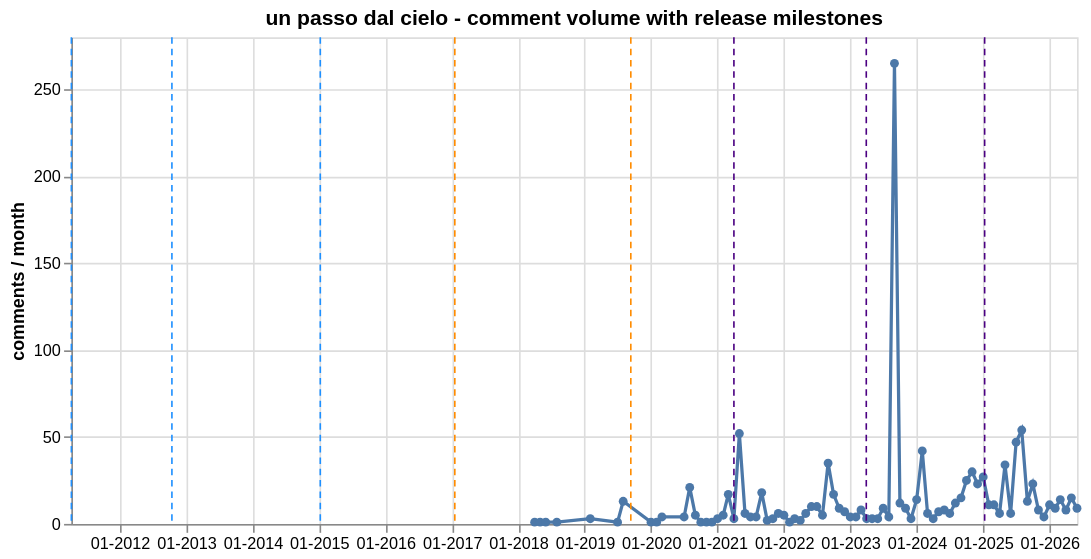

Express this chart as Vega-Lite.
### Vega-Lite specification from a JSON file in a GitHub repository (floating-point values rounded to 4 significant figures)
{"$schema": "https://vega.github.io/schema/vega-lite/v6.1.0.json", "config": {"view": {"continuousHeight": 300, "continuousWidth": 300}}, "datasets": {"data-41430e4f94b13e9e7f89690bd7aa12ac": [{"date": "2018-04-01T00:00:00", "month": "2018-04", "months_from_release": 84.0, "n_comments": 1, "n_detected": 0, "n_ref_lex": 0, "produzione": "un passo dal cielo", "ref_rate_detected": 0.0, "ref_rate_lex": 0.0, "sim_mean": 0.7463, "tipo": "serie_ita"}, {"date": "2018-05-01T00:00:00", "month": "2018-05", "months_from_release": 85.0, "n_comments": 1, "n_detected": 0, "n_ref_lex": 0, "produzione": "un passo dal cielo", "ref_rate_detected": 0.0, "ref_rate_lex": 0.0, "sim_mean": 0.7781, "tipo": "serie_ita"}, {"date": "2018-06-01T00:00:00", "month": "2018-06", "months_from_release": 86.0, "n_comments": 1, "n_detected": 0, "n_ref_lex": 0, "produzione": "un passo dal cielo", "ref_rate_detected": 0.0, "ref_rate_lex": 0.0, "sim_mean": 0.7886, "tipo": "serie_ita"}, {"date": "2018-08-01T00:00:00", "month": "2018-08", "months_from_release": 88.0, "n_comments": 1, "n_detected": 1, "n_ref_lex": 0, "produzione": "un passo dal cielo", "ref_rate_detected": 1.0, "ref_rate_lex": 0.0, "sim_mean": 0.8083, "tipo": "serie_ita"}, {"date": "2019-02-01T00:00:00", "month": "2019-02", "months_from_release": 94.0, "n_comments": 3, "n_detected": 0, "n_ref_lex": 0, "produzione": "un passo dal cielo", "ref_rate_detected": 0.0, "ref_rate_lex": 0.0, "sim_mean": 0.7898, "tipo": "serie_ita"}, {"date": "2019-07-01T00:00:00", "month": "2019-07", "months_from_release": 99.0, "n_comments": 1, "n_detected": 0, "n_ref_lex": 0, "produzione": "un passo dal cielo", "ref_rate_detected": 0.0, "ref_rate_lex": 0.0, "sim_mean": 0.7699, "tipo": "serie_ita"}, {"date": "2019-08-01T00:00:00", "month": "2019-08", "months_from_release": 100.0, "n_comments": 13, "n_detected": 2, "n_ref_lex": 0, "produzione": "un passo dal cielo", "ref_rate_detected": 0.1538, "ref_rate_lex": 0.0, "sim_mean": 0.7879, "tipo": "serie_ita"}, {"date": "2020-01-01T00:00:00", "month": "2020-01", "months_from_release": 105.0, "n_comments": 1, "n_detected": 0, "n_ref_lex": 0, "produzione": "un passo dal cielo", "ref_rate_detected": 0.0, "ref_rate_lex": 0.0, "sim_mean": 0.7828, "tipo": "serie_ita"}, {"date": "2020-02-01T00:00:00", "month": "2020-02", "months_from_release": 106.0, "n_comments": 1, "n_detected": 0, "n_ref_lex": 0, "produzione": "un passo dal cielo", "ref_rate_detected": 0.0, "ref_rate_lex": 0.0, "sim_mean": 0.7659, "tipo": "serie_ita"}, {"date": "2020-03-01T00:00:00", "month": "2020-03", "months_from_release": 107.0, "n_comments": 4, "n_detected": 0, "n_ref_lex": 0, "produzione": "un passo dal cielo", "ref_rate_detected": 0.0, "ref_rate_lex": 0.0, "sim_mean": 0.7847, "tipo": "serie_ita"}, {"date": "2020-07-01T00:00:00", "month": "2020-07", "months_from_release": 111.0, "n_comments": 4, "n_detected": 0, "n_ref_lex": 0, "produzione": "un passo dal cielo", "ref_rate_detected": 0.0, "ref_rate_lex": 0.0, "sim_mean": 0.7808, "tipo": "serie_ita"}, {"date": "2020-08-01T00:00:00", "month": "2020-08", "months_from_release": 112.0, "n_comments": 21, "n_detected": 0, "n_ref_lex": 0, "produzione": "un passo dal cielo", "ref_rate_detected": 0.0, "ref_rate_lex": 0.0, "sim_mean": 0.7674, "tipo": "serie_ita"}, {"date": "2020-09-01T00:00:00", "month": "2020-09", "months_from_release": 113.0, "n_comments": 5, "n_detected": 2, "n_ref_lex": 0, "produzione": "un passo dal cielo", "ref_rate_detected": 0.4, "ref_rate_lex": 0.0, "sim_mean": 0.7793, "tipo": "serie_ita"}, {"date": "2020-10-01T00:00:00", "month": "2020-10", "months_from_release": 114.0, "n_comments": 1, "n_detected": 0, "n_ref_lex": 0, "produzione": "un passo dal cielo", "ref_rate_detected": 0.0, "ref_rate_lex": 0.0, "sim_mean": 0.7338, "tipo": "serie_ita"}, {"date": "2020-11-01T00:00:00", "month": "2020-11", "months_from_release": 115.0, "n_comments": 1, "n_detected": 0, "n_ref_lex": 0, "produzione": "un passo dal cielo", "ref_rate_detected": 0.0, "ref_rate_lex": 0.0, "sim_mean": 0.79, "tipo": "serie_ita"}, {"date": "2020-12-01T00:00:00", "month": "2020-12", "months_from_release": 116.0, "n_comments": 1, "n_detected": 0, "n_ref_lex": 0, "produzione": "un passo dal cielo", "ref_rate_detected": 0.0, "ref_rate_lex": 0.0, "sim_mean": 0.742, "tipo": "serie_ita"}, {"date": "2021-01-01T00:00:00", "month": "2021-01", "months_from_release": 117.0, "n_comments": 3, "n_detected": 0, "n_ref_lex": 0, "produzione": "un passo dal cielo", "ref_rate_detected": 0.0, "ref_rate_lex": 0.0, "sim_mean": 0.7706, "tipo": "serie_ita"}, {"date": "2021-02-01T00:00:00", "month": "2021-02", "months_from_release": 118.0, "n_comments": 5, "n_detected": 0, "n_ref_lex": 0, "produzione": "un passo dal cielo", "ref_rate_detected": 0.0, "ref_rate_lex": 0.0, "sim_mean": 0.7514, "tipo": "serie_ita"}, {"date": "2021-03-01T00:00:00", "month": "2021-03", "months_from_release": 119.0, "n_comments": 17, "n_detected": 1, "n_ref_lex": 0, "produzione": "un passo dal cielo", "ref_rate_detected": 0.05882, "ref_rate_lex": 0.0, "sim_mean": 0.7819, "tipo": "serie_ita"}, {"date": "2021-04-01T00:00:00", "month": "2021-04", "months_from_release": 120.0, "n_comments": 3, "n_detected": 0, "n_ref_lex": 0, "produzione": "un passo dal cielo", "ref_rate_detected": 0.0, "ref_rate_lex": 0.0, "sim_mean": 0.7814, "tipo": "serie_ita"}, {"date": "2021-05-01T00:00:00", "month": "2021-05", "months_from_release": 121.0, "n_comments": 52, "n_detected": 1, "n_ref_lex": 0, "produzione": "un passo dal cielo", "ref_rate_detected": 0.01923, "ref_rate_lex": 0.0, "sim_mean": 0.7814, "tipo": "serie_ita"}, {"date": "2021-06-01T00:00:00", "month": "2021-06", "months_from_release": 122.0, "n_comments": 6, "n_detected": 0, "n_ref_lex": 0, "produzione": "un passo dal cielo", "ref_rate_detected": 0.0, "ref_rate_lex": 0.0, "sim_mean": 0.7709, "tipo": "serie_ita"}, {"date": "2021-07-01T00:00:00", "month": "2021-07", "months_from_release": 123.0, "n_comments": 4, "n_detected": 0, "n_ref_lex": 1, "produzione": "un passo dal cielo", "ref_rate_detected": 0.0, "ref_rate_lex": 0.25, "sim_mean": 0.7534, "tipo": "serie_ita"}, {"date": "2021-08-01T00:00:00", "month": "2021-08", "months_from_release": 124.0, "n_comments": 4, "n_detected": 0, "n_ref_lex": 0, "produzione": "un passo dal cielo", "ref_rate_detected": 0.0, "ref_rate_lex": 0.0, "sim_mean": 0.7661, "tipo": "serie_ita"}, {"date": "2021-09-01T00:00:00", "month": "2021-09", "months_from_release": 125.0, "n_comments": 18, "n_detected": 0, "n_ref_lex": 0, "produzione": "un passo dal cielo", "ref_rate_detected": 0.0, "ref_rate_lex": 0.0, "sim_mean": 0.7729, "tipo": "serie_ita"}, {"date": "2021-10-01T00:00:00", "month": "2021-10", "months_from_release": 126.0, "n_comments": 2, "n_detected": 0, "n_ref_lex": 0, "produzione": "un passo dal cielo", "ref_rate_detected": 0.0, "ref_rate_lex": 0.0, "sim_mean": 0.7673, "tipo": "serie_ita"}, {"date": "2021-11-01T00:00:00", "month": "2021-11", "months_from_release": 127.0, "n_comments": 3, "n_detected": 0, "n_ref_lex": 0, "produzione": "un passo dal cielo", "ref_rate_detected": 0.0, "ref_rate_lex": 0.0, "sim_mean": 0.7871, "tipo": "serie_ita"}, {"date": "2021-12-01T00:00:00", "month": "2021-12", "months_from_release": 128.0, "n_comments": 6, "n_detected": 0, "n_ref_lex": 0, "produzione": "un passo dal cielo", "ref_rate_detected": 0.0, "ref_rate_lex": 0.0, "sim_mean": 0.7629, "tipo": "serie_ita"}, {"date": "2022-01-01T00:00:00", "month": "2022-01", "months_from_release": 129.0, "n_comments": 5, "n_detected": 0, "n_ref_lex": 0, "produzione": "un passo dal cielo", "ref_rate_detected": 0.0, "ref_rate_lex": 0.0, "sim_mean": 0.7415, "tipo": "serie_ita"}, {"date": "2022-02-01T00:00:00", "month": "2022-02", "months_from_release": 130.0, "n_comments": 1, "n_detected": 0, "n_ref_lex": 0, "produzione": "un passo dal cielo", "ref_rate_detected": 0.0, "ref_rate_lex": 0.0, "sim_mean": 0.7352, "tipo": "serie_ita"}, {"date": "2022-03-01T00:00:00", "month": "2022-03", "months_from_release": 131.0, "n_comments": 3, "n_detected": 0, "n_ref_lex": 0, "produzione": "un passo dal cielo", "ref_rate_detected": 0.0, "ref_rate_lex": 0.0, "sim_mean": 0.7375, "tipo": "serie_ita"}, {"date": "2022-04-01T00:00:00", "month": "2022-04", "months_from_release": 132.0, "n_comments": 2, "n_detected": 0, "n_ref_lex": 0, "produzione": "un passo dal cielo", "ref_rate_detected": 0.0, "ref_rate_lex": 0.0, "sim_mean": 0.7418, "tipo": "serie_ita"}, {"date": "2022-05-01T00:00:00", "month": "2022-05", "months_from_release": 133.0, "n_comments": 6, "n_detected": 0, "n_ref_lex": 0, "produzione": "un passo dal cielo", "ref_rate_detected": 0.0, "ref_rate_lex": 0.0, "sim_mean": 0.767, "tipo": "serie_ita"}, {"date": "2022-06-01T00:00:00", "month": "2022-06", "months_from_release": 134.0, "n_comments": 10, "n_detected": 0, "n_ref_lex": 0, "produzione": "un passo dal cielo", "ref_rate_detected": 0.0, "ref_rate_lex": 0.0, "sim_mean": 0.7445, "tipo": "serie_ita"}, {"date": "2022-07-01T00:00:00", "month": "2022-07", "months_from_release": 135.0, "n_comments": 10, "n_detected": 0, "n_ref_lex": 0, "produzione": "un passo dal cielo", "ref_rate_detected": 0.0, "ref_rate_lex": 0.0, "sim_mean": 0.7499, "tipo": "serie_ita"}, {"date": "2022-08-01T00:00:00", "month": "2022-08", "months_from_release": 136.0, "n_comments": 5, "n_detected": 2, "n_ref_lex": 0, "produzione": "un passo dal cielo", "ref_rate_detected": 0.4, "ref_rate_lex": 0.0, "sim_mean": 0.7713, "tipo": "serie_ita"}, {"date": "2022-09-01T00:00:00", "month": "2022-09", "months_from_release": 137.0, "n_comments": 35, "n_detected": 1, "n_ref_lex": 0, "produzione": "un passo dal cielo", "ref_rate_detected": 0.02857, "ref_rate_lex": 0.0, "sim_mean": 0.7735, "tipo": "serie_ita"}, {"date": "2022-10-01T00:00:00", "month": "2022-10", "months_from_release": 138.0, "n_comments": 17, "n_detected": 0, "n_ref_lex": 0, "produzione": "un passo dal cielo", "ref_rate_detected": 0.0, "ref_rate_lex": 0.0, "sim_mean": 0.7728, "tipo": "serie_ita"}, {"date": "2022-11-01T00:00:00", "month": "2022-11", "months_from_release": 139.0, "n_comments": 9, "n_detected": 0, "n_ref_lex": 0, "produzione": "un passo dal cielo", "ref_rate_detected": 0.0, "ref_rate_lex": 0.0, "sim_mean": 0.7681, "tipo": "serie_ita"}, {"date": "2022-12-01T00:00:00", "month": "2022-12", "months_from_release": 140.0, "n_comments": 7, "n_detected": 0, "n_ref_lex": 0, "produzione": "un passo dal cielo", "ref_rate_detected": 0.0, "ref_rate_lex": 0.0, "sim_mean": 0.7603, "tipo": "serie_ita"}, {"date": "2023-01-01T00:00:00", "month": "2023-01", "months_from_release": 141.0, "n_comments": 4, "n_detected": 0, "n_ref_lex": 0, "produzione": "un passo dal cielo", "ref_rate_detected": 0.0, "ref_rate_lex": 0.0, "sim_mean": 0.7683, "tipo": "serie_ita"}, {"date": "2023-02-01T00:00:00", "month": "2023-02", "months_from_release": 142.0, "n_comments": 4, "n_detected": 0, "n_ref_lex": 0, "produzione": "un passo dal cielo", "ref_rate_detected": 0.0, "ref_rate_lex": 0.0, "sim_mean": 0.7761, "tipo": "serie_ita"}, {"date": "2023-03-01T00:00:00", "month": "2023-03", "months_from_release": 143.0, "n_comments": 8, "n_detected": 0, "n_ref_lex": 0, "produzione": "un passo dal cielo", "ref_rate_detected": 0.0, "ref_rate_lex": 0.0, "sim_mean": 0.7611, "tipo": "serie_ita"}, {"date": "2023-04-01T00:00:00", "month": "2023-04", "months_from_release": 144.0, "n_comments": 3, "n_detected": 0, "n_ref_lex": 0, "produzione": "un passo dal cielo", "ref_rate_detected": 0.0, "ref_rate_lex": 0.0, "sim_mean": 0.7666, "tipo": "serie_ita"}, {"date": "2023-05-01T00:00:00", "month": "2023-05", "months_from_release": 145.0, "n_comments": 3, "n_detected": 0, "n_ref_lex": 0, "produzione": "un passo dal cielo", "ref_rate_detected": 0.0, "ref_rate_lex": 0.0, "sim_mean": 0.7747, "tipo": "serie_ita"}, {"date": "2023-06-01T00:00:00", "month": "2023-06", "months_from_release": 146.0, "n_comments": 3, "n_detected": 0, "n_ref_lex": 0, "produzione": "un passo dal cielo", "ref_rate_detected": 0.0, "ref_rate_lex": 0.0, "sim_mean": 0.7656, "tipo": "serie_ita"}, {"date": "2023-07-01T00:00:00", "month": "2023-07", "months_from_release": 147.0, "n_comments": 9, "n_detected": 0, "n_ref_lex": 0, "produzione": "un passo dal cielo", "ref_rate_detected": 0.0, "ref_rate_lex": 0.0, "sim_mean": 0.7566, "tipo": "serie_ita"}, {"date": "2023-08-01T00:00:00", "month": "2023-08", "months_from_release": 148.0, "n_comments": 4, "n_detected": 0, "n_ref_lex": 0, "produzione": "un passo dal cielo", "ref_rate_detected": 0.0, "ref_rate_lex": 0.0, "sim_mean": 0.7514, "tipo": "serie_ita"}, {"date": "2023-09-01T00:00:00", "month": "2023-09", "months_from_release": 149.0, "n_comments": 265, "n_detected": 0, "n_ref_lex": 0, "produzione": "un passo dal cielo", "ref_rate_detected": 0.0, "ref_rate_lex": 0.0, "sim_mean": 0.7664, "tipo": "serie_ita"}, {"date": "2023-10-01T00:00:00", "month": "2023-10", "months_from_release": 150.0, "n_comments": 12, "n_detected": 0, "n_ref_lex": 0, "produzione": "un passo dal cielo", "ref_rate_detected": 0.0, "ref_rate_lex": 0.0, "sim_mean": 0.7685, "tipo": "serie_ita"}, {"date": "2023-11-01T00:00:00", "month": "2023-11", "months_from_release": 151.0, "n_comments": 9, "n_detected": 0, "n_ref_lex": 0, "produzione": "un passo dal cielo", "ref_rate_detected": 0.0, "ref_rate_lex": 0.0, "sim_mean": 0.7719, "tipo": "serie_ita"}, {"date": "2023-12-01T00:00:00", "month": "2023-12", "months_from_release": 152.0, "n_comments": 3, "n_detected": 0, "n_ref_lex": 0, "produzione": "un passo dal cielo", "ref_rate_detected": 0.0, "ref_rate_lex": 0.0, "sim_mean": 0.7529, "tipo": "serie_ita"}, {"date": "2024-01-01T00:00:00", "month": "2024-01", "months_from_release": 153.0, "n_comments": 14, "n_detected": 0, "n_ref_lex": 0, "produzione": "un passo dal cielo", "ref_rate_detected": 0.0, "ref_rate_lex": 0.0, "sim_mean": 0.7655, "tipo": "serie_ita"}, {"date": "2024-02-01T00:00:00", "month": "2024-02", "months_from_release": 154.0, "n_comments": 42, "n_detected": 0, "n_ref_lex": 0, "produzione": "un passo dal cielo", "ref_rate_detected": 0.0, "ref_rate_lex": 0.0, "sim_mean": 0.7485, "tipo": "serie_ita"}, {"date": "2024-03-01T00:00:00", "month": "2024-03", "months_from_release": 155.0, "n_comments": 6, "n_detected": 0, "n_ref_lex": 0, "produzione": "un passo dal cielo", "ref_rate_detected": 0.0, "ref_rate_lex": 0.0, "sim_mean": 0.7532, "tipo": "serie_ita"}, {"date": "2024-04-01T00:00:00", "month": "2024-04", "months_from_release": 156.0, "n_comments": 3, "n_detected": 0, "n_ref_lex": 0, "produzione": "un passo dal cielo", "ref_rate_detected": 0.0, "ref_rate_lex": 0.0, "sim_mean": 0.7683, "tipo": "serie_ita"}, {"date": "2024-05-01T00:00:00", "month": "2024-05", "months_from_release": 157.0, "n_comments": 7, "n_detected": 0, "n_ref_lex": 0, "produzione": "un passo dal cielo", "ref_rate_detected": 0.0, "ref_rate_lex": 0.0, "sim_mean": 0.7496, "tipo": "serie_ita"}, {"date": "2024-06-01T00:00:00", "month": "2024-06", "months_from_release": 158.0, "n_comments": 8, "n_detected": 2, "n_ref_lex": 0, "produzione": "un passo dal cielo", "ref_rate_detected": 0.25, "ref_rate_lex": 0.0, "sim_mean": 0.7822, "tipo": "serie_ita"}, {"date": "2024-07-01T00:00:00", "month": "2024-07", "months_from_release": 159.0, "n_comments": 6, "n_detected": 0, "n_ref_lex": 0, "produzione": "un passo dal cielo", "ref_rate_detected": 0.0, "ref_rate_lex": 0.0, "sim_mean": 0.7625, "tipo": "serie_ita"}, {"date": "2024-08-01T00:00:00", "month": "2024-08", "months_from_release": 160.0, "n_comments": 12, "n_detected": 0, "n_ref_lex": 0, "produzione": "un passo dal cielo", "ref_rate_detected": 0.0, "ref_rate_lex": 0.0, "sim_mean": 0.7685, "tipo": "serie_ita"}, {"date": "2024-09-01T00:00:00", "month": "2024-09", "months_from_release": 161.0, "n_comments": 15, "n_detected": 0, "n_ref_lex": 0, "produzione": "un passo dal cielo", "ref_rate_detected": 0.0, "ref_rate_lex": 0.0, "sim_mean": 0.7627, "tipo": "serie_ita"}, {"date": "2024-10-01T00:00:00", "month": "2024-10", "months_from_release": 162.0, "n_comments": 25, "n_detected": 0, "n_ref_lex": 0, "produzione": "un passo dal cielo", "ref_rate_detected": 0.0, "ref_rate_lex": 0.0, "sim_mean": 0.7599, "tipo": "serie_ita"}, {"date": "2024-11-01T00:00:00", "month": "2024-11", "months_from_release": 163.0, "n_comments": 30, "n_detected": 1, "n_ref_lex": 0, "produzione": "un passo dal cielo", "ref_rate_detected": 0.03333, "ref_rate_lex": 0.0, "sim_mean": 0.7591, "tipo": "serie_ita"}, {"date": "2024-12-01T00:00:00", "month": "2024-12", "months_from_release": 164.0, "n_comments": 23, "n_detected": 0, "n_ref_lex": 0, "produzione": "un passo dal cielo", "ref_rate_detected": 0.0, "ref_rate_lex": 0.0, "sim_mean": 0.7569, "tipo": "serie_ita"}, {"date": "2025-01-01T00:00:00", "month": "2025-01", "months_from_release": 165.0, "n_comments": 27, "n_detected": 0, "n_ref_lex": 0, "produzione": "un passo dal cielo", "ref_rate_detected": 0.0, "ref_rate_lex": 0.0, "sim_mean": 0.7586, "tipo": "serie_ita"}, {"date": "2025-02-01T00:00:00", "month": "2025-02", "months_from_release": 166.0, "n_comments": 11, "n_detected": 0, "n_ref_lex": 0, "produzione": "un passo dal cielo", "ref_rate_detected": 0.0, "ref_rate_lex": 0.0, "sim_mean": 0.7598, "tipo": "serie_ita"}, {"date": "2025-03-01T00:00:00", "month": "2025-03", "months_from_release": 167.0, "n_comments": 11, "n_detected": 0, "n_ref_lex": 0, "produzione": "un passo dal cielo", "ref_rate_detected": 0.0, "ref_rate_lex": 0.0, "sim_mean": 0.7603, "tipo": "serie_ita"}, {"date": "2025-04-01T00:00:00", "month": "2025-04", "months_from_release": 168.0, "n_comments": 6, "n_detected": 0, "n_ref_lex": 0, "produzione": "un passo dal cielo", "ref_rate_detected": 0.0, "ref_rate_lex": 0.0, "sim_mean": 0.7721, "tipo": "serie_ita"}, {"date": "2025-05-01T00:00:00", "month": "2025-05", "months_from_release": 169.0, "n_comments": 34, "n_detected": 0, "n_ref_lex": 0, "produzione": "un passo dal cielo", "ref_rate_detected": 0.0, "ref_rate_lex": 0.0, "sim_mean": 0.7685, "tipo": "serie_ita"}, {"date": "2025-06-01T00:00:00", "month": "2025-06", "months_from_release": 170.0, "n_comments": 6, "n_detected": 0, "n_ref_lex": 0, "produzione": "un passo dal cielo", "ref_rate_detected": 0.0, "ref_rate_lex": 0.0, "sim_mean": 0.7602, "tipo": "serie_ita"}, {"date": "2025-07-01T00:00:00", "month": "2025-07", "months_from_release": 171.0, "n_comments": 47, "n_detected": 0, "n_ref_lex": 0, "produzione": "un passo dal cielo", "ref_rate_detected": 0.0, "ref_rate_lex": 0.0, "sim_mean": 0.7709, "tipo": "serie_ita"}, {"date": "2025-08-01T00:00:00", "month": "2025-08", "months_from_release": 172.0, "n_comments": 54, "n_detected": 0, "n_ref_lex": 0, "produzione": "un passo dal cielo", "ref_rate_detected": 0.0, "ref_rate_lex": 0.0, "sim_mean": 0.7596, "tipo": "serie_ita"}, {"date": "2025-09-01T00:00:00", "month": "2025-09", "months_from_release": 173.0, "n_comments": 13, "n_detected": 1, "n_ref_lex": 0, "produzione": "un passo dal cielo", "ref_rate_detected": 0.07692, "ref_rate_lex": 0.0, "sim_mean": 0.7702, "tipo": "serie_ita"}, {"date": "2025-10-01T00:00:00", "month": "2025-10", "months_from_release": 174.0, "n_comments": 23, "n_detected": 0, "n_ref_lex": 0, "produzione": "un passo dal cielo", "ref_rate_detected": 0.0, "ref_rate_lex": 0.0, "sim_mean": 0.7645, "tipo": "serie_ita"}, {"date": "2025-11-01T00:00:00", "month": "2025-11", "months_from_release": 175.0, "n_comments": 8, "n_detected": 1, "n_ref_lex": 0, "produzione": "un passo dal cielo", "ref_rate_detected": 0.125, "ref_rate_lex": 0.0, "sim_mean": 0.7617, "tipo": "serie_ita"}, {"date": "2025-12-01T00:00:00", "month": "2025-12", "months_from_release": 176.0, "n_comments": 4, "n_detected": 0, "n_ref_lex": 0, "produzione": "un passo dal cielo", "ref_rate_detected": 0.0, "ref_rate_lex": 0.0, "sim_mean": 0.7617, "tipo": "serie_ita"}, {"date": "2026-01-01T00:00:00", "month": "2026-01", "months_from_release": 177.0, "n_comments": 11, "n_detected": 0, "n_ref_lex": 0, "produzione": "un passo dal cielo", "ref_rate_detected": 0.0, "ref_rate_lex": 0.0, "sim_mean": 0.7639, "tipo": "serie_ita"}, {"date": "2026-02-01T00:00:00", "month": "2026-02", "months_from_release": 178.0, "n_comments": 9, "n_detected": 0, "n_ref_lex": 0, "produzione": "un passo dal cielo", "ref_rate_detected": 0.0, "ref_rate_lex": 0.0, "sim_mean": 0.7623, "tipo": "serie_ita"}, {"date": "2026-03-01T00:00:00", "month": "2026-03", "months_from_release": 179.0, "n_comments": 14, "n_detected": 0, "n_ref_lex": 0, "produzione": "un passo dal cielo", "ref_rate_detected": 0.0, "ref_rate_lex": 0.0, "sim_mean": 0.7672, "tipo": "serie_ita"}, {"date": "2026-04-01T00:00:00", "month": "2026-04", "months_from_release": 180.0, "n_comments": 8, "n_detected": 0, "n_ref_lex": 0, "produzione": "un passo dal cielo", "ref_rate_detected": 0.0, "ref_rate_lex": 0.0, "sim_mean": 0.7617, "tipo": "serie_ita"}, {"date": "2026-05-01T00:00:00", "month": "2026-05", "months_from_release": 181.0, "n_comments": 15, "n_detected": 0, "n_ref_lex": 0, "produzione": "un passo dal cielo", "ref_rate_detected": 0.0, "ref_rate_lex": 0.0, "sim_mean": 0.762, "tipo": "serie_ita"}, {"date": "2026-06-01T00:00:00", "month": "2026-06", "months_from_release": 182.0, "n_comments": 9, "n_detected": 1, "n_ref_lex": 0, "produzione": "un passo dal cielo", "ref_rate_detected": 0.1111, "ref_rate_lex": 0.0, "sim_mean": 0.7646, "tipo": "serie_ita"}], "data-d7a4ae2ad529353a6a11f0a9fa495b0a": [{"color": "#1E90FF", "date": "2011-04-10T00:00:00", "name": "Season 1 Premiere - Terence Hill", "produzione": "un passo dal cielo", "series": "Un Passo Dal Cielo 1"}, {"color": "#1E90FF", "date": "2012-10-14T00:00:00", "name": "Season 2 Premiere - Terence Hill", "produzione": "un passo dal cielo", "series": "Un Passo Dal Cielo 2"}, {"color": "#1E90FF", "date": "2015-01-08T00:00:00", "name": "Season 3 Premiere - Terence Hill Finale", "produzione": "un passo dal cielo", "series": "Un Passo Dal Cielo 3"}, {"color": "#FF8C00", "date": "2017-01-17T00:00:00", "name": "Season 4 Premiere - Daniele Liotti Debut", "produzione": "un passo dal cielo", "series": "Un Passo Dal Cielo 4"}, {"color": "#FF8C00", "date": "2019-09-12T00:00:00", "name": "Season 5 Premiere - Daniele Liotti", "produzione": "un passo dal cielo", "series": "Un Passo Dal Cielo 5"}, {"color": "#4B0082", "date": "2021-04-01T00:00:00", "name": "Season 6 Premiere - I Guardiani (Veneto Shift)", "produzione": "un passo dal cielo", "series": "Un Passo Dal Cielo 6"}, {"color": "#4B0082", "date": "2023-03-30T00:00:00", "name": "Season 7 Premiere - Giusy Buscemi Lead", "produzione": "un passo dal cielo", "series": "Un Passo Dal Cielo 7"}, {"color": "#4B0082", "date": "2025-01-09T00:00:00", "name": "Season 8 Premiere - Eco & Climate Focus", "produzione": "un passo dal cielo", "series": "Un Passo Dal Cielo 8"}]}, "height": 300, "layer": [{"data": {"name": "data-41430e4f94b13e9e7f89690bd7aa12ac"}, "encoding": {"tooltip": [{"field": "date", "format": "%m-%Y", "title": "month", "type": "temporal"}, {"field": "n_comments", "type": "quantitative"}, {"field": "ref_rate_lex", "format": ".2%", "type": "quantitative"}], "x": {"axis": {"format": "%m-%Y"}, "field": "date", "title": null, "type": "temporal"}, "y": {"field": "n_comments", "title": "comments / month", "type": "quantitative"}}, "mark": {"point": true, "type": "line"}}, {"data": {"name": "data-d7a4ae2ad529353a6a11f0a9fa495b0a"}, "encoding": {"color": {"field": "color", "legend": null, "scale": null, "type": "nominal"}, "tooltip": [{"field": "name", "type": "nominal"}, {"field": "date", "format": "%m-%Y", "type": "temporal"}], "x": {"field": "date", "type": "temporal"}}, "mark": {"strokeDash": [4, 3], "type": "rule"}}], "title": "un passo dal cielo - comment volume with release milestones", "width": 620}
